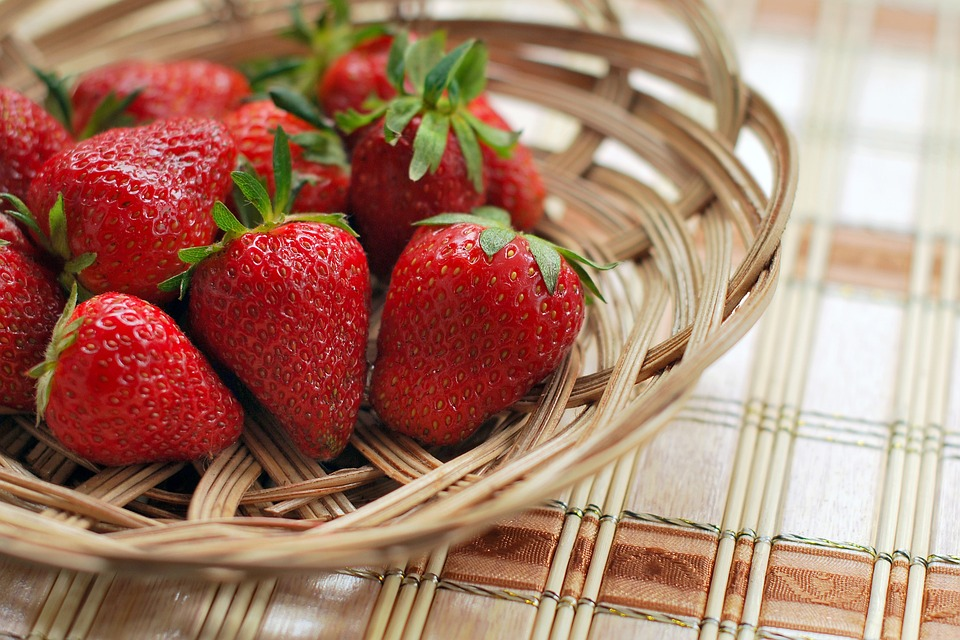
#> input picture strawberry.jpeg, 960 x 640 px
$ jupyter execute Image_Segmentation_using_Scikit_learn.ipynb
#> lines starting #> are read from the running program, lines starting #| are printed output that depends on the picture; after the words box and inside, x2 and y2 are one past the last pixel; in counts of white or black regions, pixels touching at a corner belong together
Task 1: Import Libraries

[cell 1]
from skimage import color, data, filters, io, measure, metrics, morphology, restoration, util
import numpy as np
from scipy import fft
import matplotlib.pyplot as plt
import matplotlib.patches as mpatches

[cell 2]
# Import the image
strawberry = util.img_as_float(io.imread("./strawberry.jpeg"))
# Display the image
io.imshow(strawberry)

[cell 3]
strawberry_hsv = color.rgb2hsv(strawberry)
#> strawberry_hsv: shape (640, 960, 3) float64; mean of channels 0, 1, 2 0.22, 0.448, 0.664
io.imshow(strawberry_hsv)

[cell 4]
layer_title = ['Hue', 'Saturation', 'Value']
fig, ax = plt.subplots(nrows=1, ncols=3, figsize=(18, 9))
for i in range(3):
    ax[i].imshow(strawberry_hsv[:, :, i], cmap='gray')
    ax[i].set_title(layer_title[i])
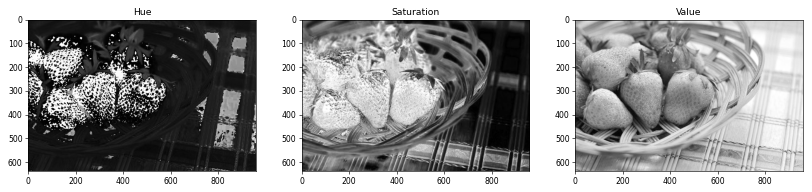
#> figure drawn by matplotlib, 3 panels

[cell 5]
layer_title = ['Hue', 'Saturation', 'Value']
strawberry_threshold = []
lower = 0.2
higher = 0.3

while lower < higher:
  fig, ax = plt.subplots(nrows=1, ncols=2, figsize=(1, 1))
  # To plot the transformed image
  for i in range(1):
    # Apply the thresholding filter and plot it
    strawberry_threshold = filters.apply_hysteresis_threshold(strawberry_hsv[:, :, i], lower, higher)
    ax[i].imshow(strawberry_threshold, cmap='gray')
    ax[i].set_title(layer_title[i] + " —    Lower threshold: " + str(round(lower, 1)))
#> this loop made 1 pass
#> pass 1, `strawberry_threshold = filters.apply_hysteresis_threshold(strawberry_h..`:
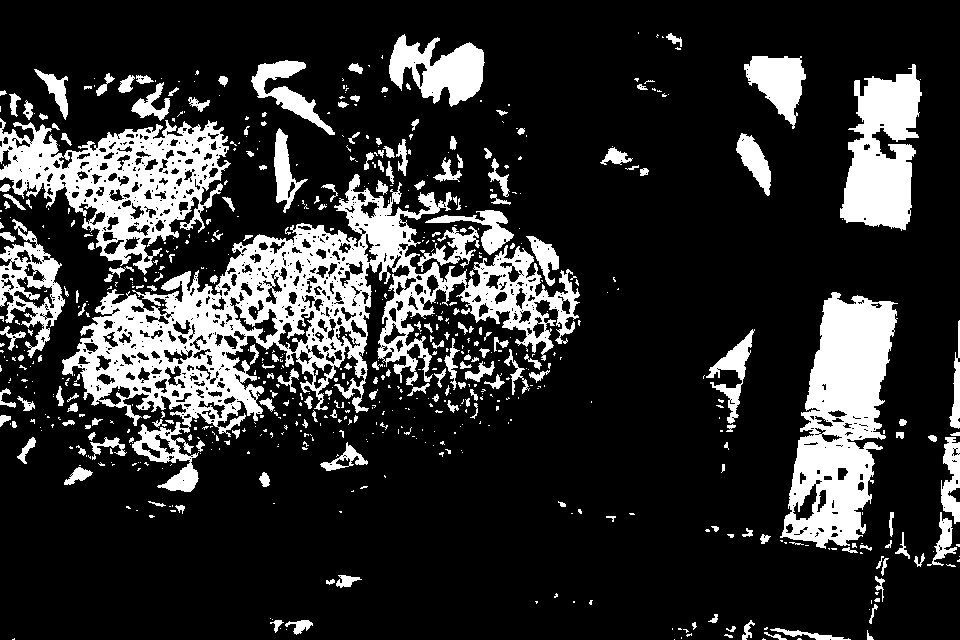
#> strawberry_threshold: shape (640, 960) bool; 19.2% white; 671 white regions (463 under 20 px), largest, box (x1, y1, x2, y2) and area: (62, 174, 580, 492) 41393, (780, 292, 898, 549) 16558, (0, 118, 231, 275) 15240
lower = lower + 0.1
